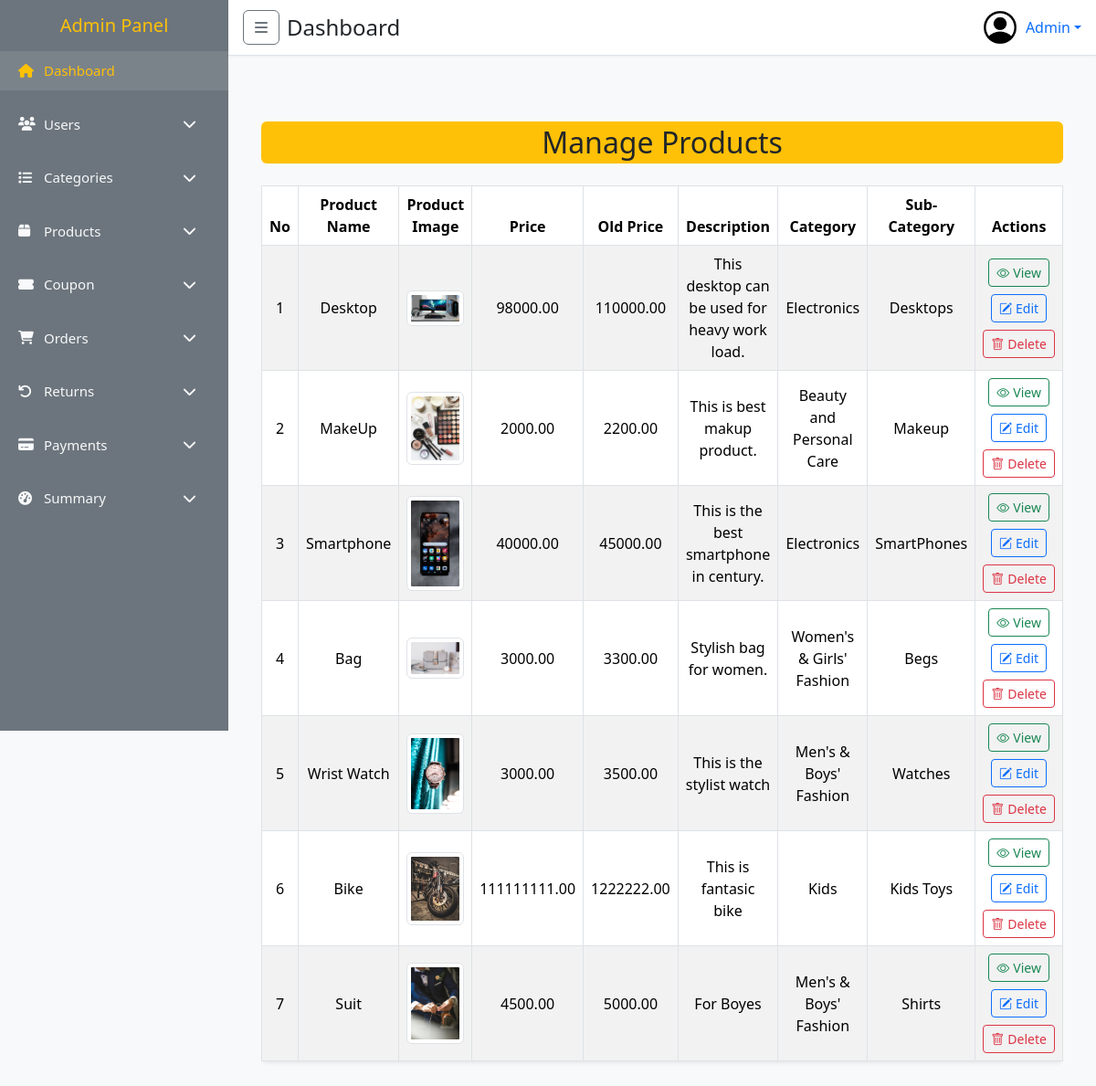
Before: /admin/view_product.php (signed in) with the older database file.
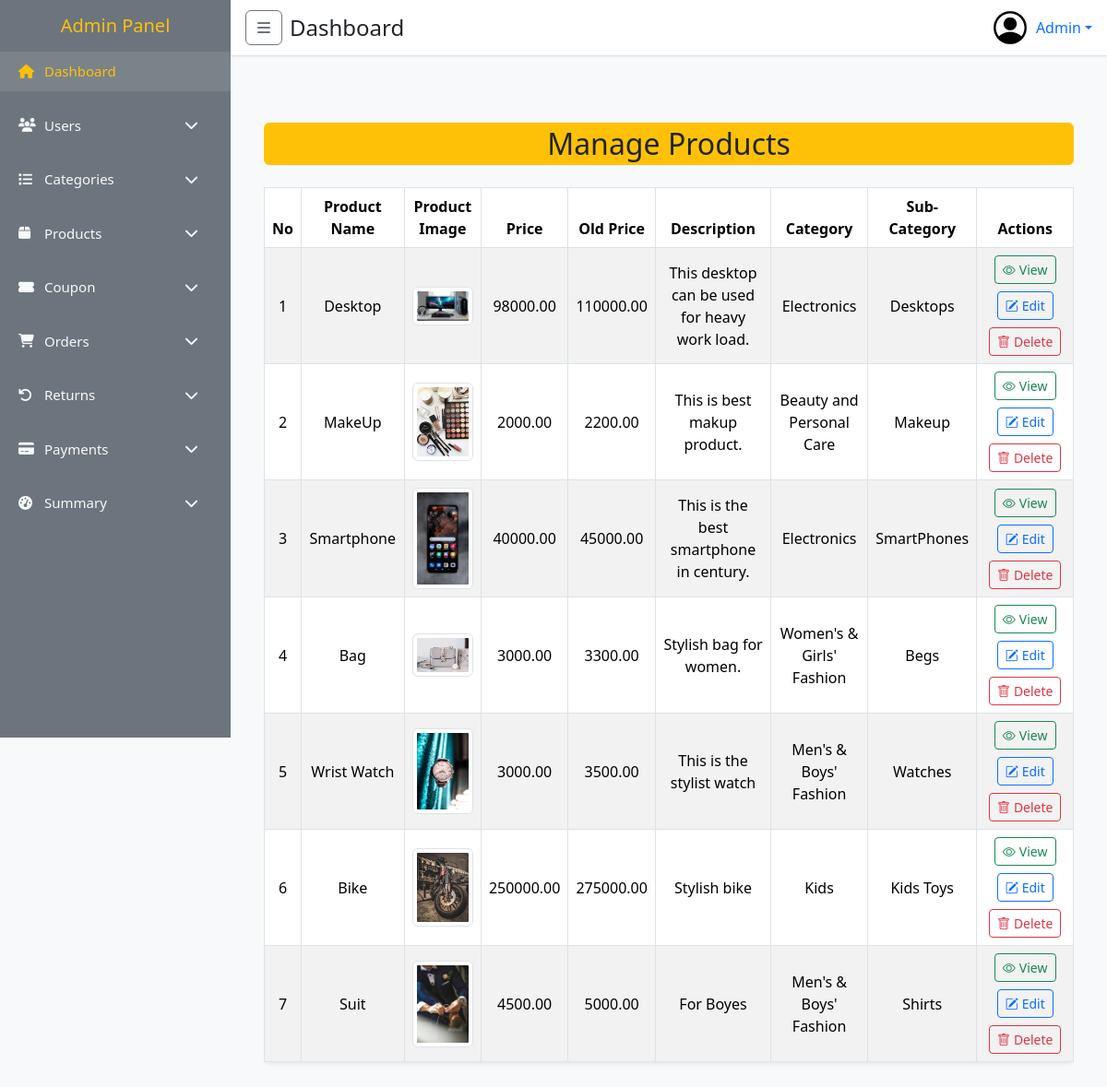
After: the same page with the newer database file.
### tables this page shows
CREATE TABLE `products` (
  `id` int(11) NOT NULL,
  `user_id` int(11) DEFAULT NULL,
  `name` varchar(255) DEFAULT NULL,
  `images` text DEFAULT NULL,
  `price` decimal(15,2) DEFAULT NULL,
  `old_price` double(15,2) DEFAULT NULL,
  `description` text DEFAULT NULL,
  `category_id` int(11) DEFAULT NULL,
  `sub_category_id` int(11) DEFAULT NULL,
  `created_at` datetime DEFAULT current_timestamp(),
  `updated_at` datetime DEFAULT current_timestamp()
);

CREATE TABLE `categories` (
  `id` int(11) NOT NULL,
  `name` varchar(255) DEFAULT NULL,
  `status` tinyint(1) NOT NULL DEFAULT 1,
  `created_at` datetime DEFAULT current_timestamp(),
  `updated_at` datetime DEFAULT current_timestamp()
);

CREATE TABLE `sub_category` (
  `id` int(11) NOT NULL,
  `name` varchar(255) DEFAULT NULL,
  `category_id` int(11) DEFAULT NULL,
  `created_at` datetime DEFAULT current_timestamp(),
  `updated_at` datetime DEFAULT current_timestamp()
);

### admin/view_product.php (the view, shortened to what this page needs)
<?php
require "inc/he.php";
require "inc/sidebar.php";
require "inc/nav.php";
require "../config/db.php";
$query = "
    SELECT
    products.*,
    categories.name AS category_name,
    sub_category.name AS sub_category_name
FROM
    products
LEFT JOIN
    categories ON products.category_id = categories.id
LEFT JOIN
    sub_category ON products.sub_category_id = sub_category.id;
";
$result = mysqli_query($con, $query);
?>
<main class="p-4">
    <div class="container mt-5">
        <h2 class="mb-4 text-center bg-warning p-1 rounded">Manage Products</h2>
        <div class="table-responsive">
            <table class="table table-striped table-hover table-bordered shadow-sm rounded">
                <thead class="text-center bg-info">
                    <tr>
                        <th>No</th>
                        <th>Product Name</th>
                        <th>Product Image</th>
                        <th>Price</th>
                        <th>Old Price</th>
                        <th>Description</th>
                        <th>Category</th>
                        <th>Sub-Category</th>
                        <th>Actions</th>
                    </tr>
                </thead>
                <tbody>
                    <?php if (mysqli_num_rows($result) > 0): ?>
                        <?php
                        $counter = 1;
                        while ($product = mysqli_fetch_assoc($result)): ?>
                            <tr class="text-center align-middle">
                                <td><?php echo $counter++; ?></td>
                                <td><?= htmlspecialchars($product['name']); ?></td>
                                <td>
                                    <?php if (!empty($product['images'])): ?>
                                        <img src="<?= htmlspecialchars($product['images']); ?>" alt="Product Image" width="80"
                                            class="img-thumbnail">
                                    <?php else: ?>
                                        <span class="text-muted">No image</span>
                                    <?php endif; ?>
                                </td>
                                <td><?= htmlspecialchars($product['price']); ?></td>
                                <td><?= htmlspecialchars($product['old_price']); ?></td>
                                <td><?= htmlspecialchars($product['description']); ?></td>
                                <td><?= htmlspecialchars($product['category_name'] ?? 'N/A'); ?></td>
                                <td><?= htmlspecialchars($product['sub_category_name'] ?? 'N/A'); ?></td>
                                <td>
                                    <div class="d-flex flex-wrap justify-content-center gap-2">
                                        <a href="view_product.php?id=<?= $product['id']; ?>"
                                            class="btn btn-outline-success btn-sm d-flex align-items-center"
                                            data-bs-toggle="tooltip" data-bs-placement="top" title="View Product">
                                            <i class="bi bi-eye me-1"></i> View
                                        </a>
                                        <a href="edit_product.php?id=<?= $product['id']; ?>"
                                            class="btn btn-outline-primary btn-sm d-flex align-items-center"
                                            data-bs-toggle="tooltip" data-bs-placement="top" title="Edit Product">
                                            <i class="bi bi-pencil-square me-1"></i> Edit
                                        </a>
                                        <button class="btn btn-outline-danger btn-sm d-flex align-items-center"
                                            data-bs-toggle="modal" data-bs-target="#deleteModal<?= $product['id']; ?>"
                                            title="Delete Product">
                                            <i class="bi bi-trash me-1"></i> Delete
                                        </button>
                                    </div>
                                </td>
                            </tr>
                        <?php endwhile; ?>
                    <?php else: ?>
                        <tr>
                            <td colspan="8" class="text-center text-muted">No products found.</td>
                        </tr>
                    <?php endif; ?>
                </tbody>
            </table>
        </div>
    </div>
</main>
<link href="https://cdn.jsdelivr.net/npm/bootstrap-icons/font/bootstrap-icons.css" rel="stylesheet">
<?php require "inc/footer.php"; ?>

### admin/inc/he.php (shortened to what this page needs)
<!DOCTYPE html>
<html lang="en">
<head>
  <link href="https://cdn.jsdelivr.net/npm/bootstrap@5.3.2/dist/css/bootstrap.min.css" rel="stylesheet" />
  <link href="https://cdnjs.cloudflare.com/ajax/libs/font-awesome/6.5.0/css/all.min.css" rel="stylesheet" />
</head>
<body>

### admin/inc/sidebar.php (shortened to what this page needs)
<nav class="sidebar-lg d-none d-md-block" id="sidebarDesktop">
  <h5 class="text-center text-warning"><a href="./main.php" class="text-decoration-none text-warning">Admin Panel</a></h5>
  <nav class="nav flex-column mt-3">
    <a href="#" class="nav-link active d-flex align-items-center">
      <i class="fa fa-home me-2"></i> Dashboard
    </a>
    <button class="btn btn-toggle align-items-center mt-3 d-flex w-100"
            data-bs-toggle="collapse"
            data-bs-target="#usersCollapse"
            aria-expanded="false"
            aria-controls="usersCollapse">
      <i class="fa fa-users me-2"></i> Users
      <i class="fa fa-chevron-down ms-auto"></i>
    </button>
    <button class="btn btn-toggle align-items-center mt-3 d-flex w-100"
            data-bs-toggle="collapse"
            data-bs-target="#categoriesCollapse"
            aria-expanded="false"
            aria-controls="categoriesCollapse">
      <i class="fa fa-list me-2"></i> Categories
      <i class="fa fa-chevron-down ms-auto"></i>
    </button>
    <button class="btn btn-toggle align-items-center mt-3 d-flex w-100"
            data-bs-toggle="collapse"
            data-bs-target="#productsCollapse"
            aria-expanded="false"
            aria-controls="productsCollapse">
      <i class="fa fa-box me-2"></i> Products
      <i class="fa fa-chevron-down ms-auto"></i>
    </button>
<button class="btn btn-toggle align-items-center mt-3 d-flex w-100"
        data-bs-toggle="collapse"
        data-bs-target="#couponsCollapse"
        aria-expanded="false"
        aria-controls="couponsCollapse">
  <i class="fas fa-ticket-alt me-2"></i> Coupon
  <i class="fas fa-chevron-down ms-auto"></i>
</button>
    <button class="btn btn-toggle align-items-center mt-3 d-flex w-100"
            data-bs-toggle="collapse"
            data-bs-target="#ordersCollapse"
            aria-expanded="false"
            aria-controls="ordersCollapse">
      <i class="fa fa-shopping-cart me-2"></i> Orders
      <i class="fa fa-chevron-down ms-auto"></i>
    </button>
    <button class="btn btn-toggle align-items-center mt-3 d-flex w-100"
            data-bs-toggle="collapse"
            data-bs-target="#returnsCollapse"
            aria-expanded="false"
            aria-controls="returnsCollapse">
      <i class="fa fa-undo me-2"></i> Returns
      <i class="fa fa-chevron-down ms-auto"></i>
    </button>
    <button class="btn btn-toggle align-items-center mt-3 d-flex w-100"
            data-bs-toggle="collapse"
            data-bs-target="#paymentsCollapse"
            aria-expanded="false"
            aria-controls="paymentsCollapse">
      <i class="fa fa-credit-card me-2"></i> Payments
      <i class="fa fa-chevron-down ms-auto"></i>
    </button>
    <button class="btn btn-toggle align-items-center mt-3 d-flex w-100"
            data-bs-toggle="collapse"
            data-bs-target="#summaryCollapse"
            aria-expanded="false"
            aria-controls="summaryCollapse">
      <i class="fa fa-tachometer-alt me-2"></i> Summary
      <i class="fa fa-chevron-down ms-auto"></i>
    </button>
  </nav>
</nav>

### admin/inc/nav.php (shortened to what this page needs)
<div class="content-wrapper">
  <header class="top-navbar">
    <div class="d-flex align-items-center">
      <button class="btn btn-outline-secondary d-none d-md-inline me-2" id="desktopToggle" aria-label="Toggle sidebar">
        <i class="fa fa-bars"></i>
      </button>
      <h4 class="m-0">Dashboard</h4>
    </div>
    <div class="dropdown">
      <a href="#" class="d-flex align-items-center text-decoration-none dropdown-toggle" id="adminMenuLink"
        data-bs-toggle="dropdown" aria-expanded="false" role="button">
        <img src="././media/profile.png" alt="Admin" class="profile-img" />
        <span class="ms-2">Admin</span>
      </a>
    </div>
  </header>

### admin/inc/footer.php (shortened to what this page needs)
</body>
</html>

### admin/inc/he.php (style rules this page uses)
:root { --sidebar-bg: #6c757d; --highlight: #ffc107; --text-light: #f8f9fa; }
body { font-family: 'Segoe UI', sans-serif; background-color: #f8f9fa; overflow-x: hidden; }
.sidebar-lg { width: 250px; background: var(--sidebar-bg); height: 100vh; position: fixed; top: 0; left: 0; padding-top: 1rem; transition: transform 0.3s ease; z-index: 1050; overflow-y: auto; }
.sidebar-lg .nav-link, .sidebar-lg .btn-toggle { color: var(--text-light); padding: 10px 20px; font-size: 15px; text-align: left; width: 100%; border: none; background: none; }
.sidebar-lg .nav-link:hover, .sidebar-lg .btn-toggle:hover, .sidebar-lg .nav-link.active { background: rgba(255, 255, 255, 0.1); color: var(--highlight); }
.sidebar-lg .nav-link i, .sidebar-lg .btn-toggle i { width: 20px; margin-right: 10px; }
.content-wrapper { margin-left: 0; transition: margin-left 0.3s ease; min-height: 100vh; }
@media (min-width: 768px) { .content-wrapper { margin-left: 250px; } }
.top-navbar { background: #fff; padding: 10px 1rem; border-bottom: 1px solid #dee2e6; position: sticky; top: 0; z-index: 1100; display: flex; justify-content: space-between; align-items: center; box-shadow: 0 1px 3px rgba(0, 0, 0, 0.05); }
.profile-img { width: 40px; height: 40px; object-fit: cover; border-radius: 50%; }

Changed rows visible on the page:
changed products "Bike": price "111111111.00" → "250000.00"; old_price "1222222.00" → "275000.00"; description "This is fantasic bike" → "Stylish bike"
